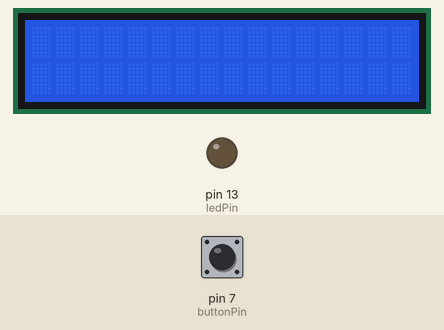
Bench run of a sketch on a simulated Arduino Uno, built with avr-gcc and run on an emulated ATmega328P. Parts: 16×2 character LCD, output pins drawn as LEDs (lit = HIGH). Inputs (shaded band) come from the test bench; at power-on: pin 7 (buttonPin) HIGH.

Above: at 1.2 s.
1.3 s: pin 7 (buttonPin) pulled LOW for 0.15 s
At 3.1 s:
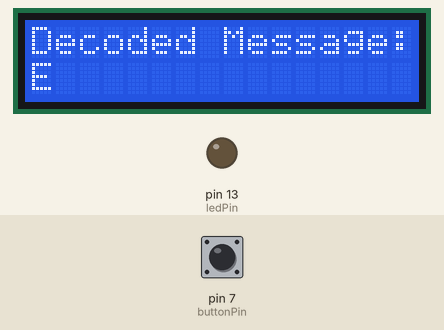
3.9 s: pin 7 (buttonPin) pulled LOW for 1 s
At 6.3 s:
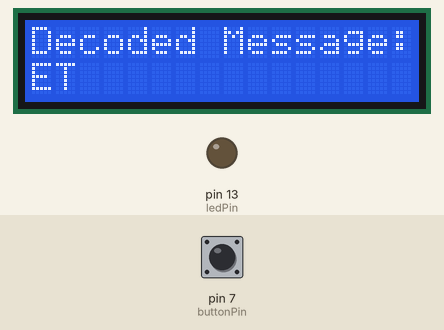
7.4 s: pin 7 (buttonPin) pulled LOW for 0.15 s
At 8.9 s:
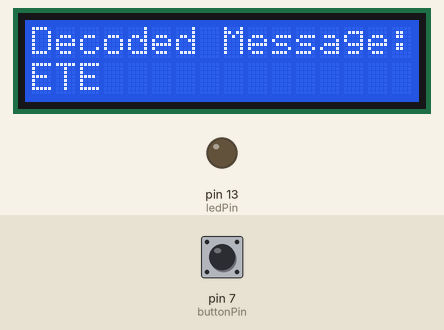
10.0 s: pin 7 (buttonPin) pulled LOW for 3.2 s
At 15.1 s:
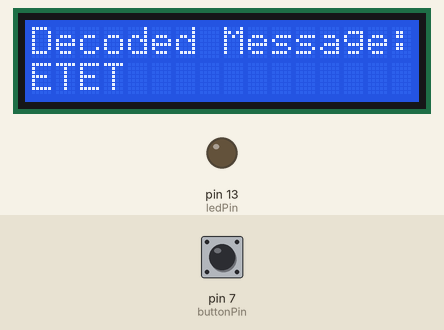
15.7 s: pin 7 (buttonPin) pulled LOW for 0.15 s
At 17.7 s:
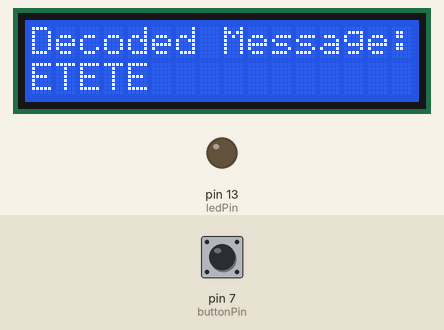
18.3 s: pin 7 (buttonPin) pulled LOW for 1 s
At 21.0 s:
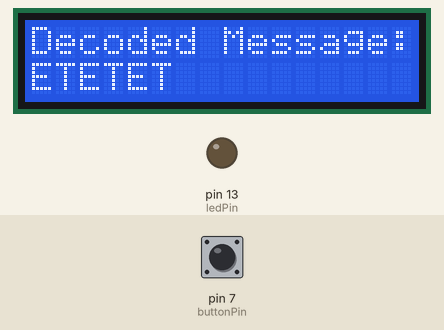
Timing chart, 0 to 22.5 s (numbered marks = the images above; inputs shaded):
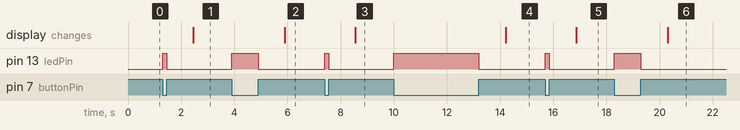

The sketch:

morse_code.ino
```cpp
/*
Lucky Cat
 /\_/\
( ^_^ )
 > ~ <
*/

#include <LiquidCrystal.h>

const int buttonPin = 7;
const int ledPin = 13;
String morseCode = "";
String decodedMessage = "";
unsigned long pressStartTime = 0;
bool previousButtonState = LOW;
bool currentButtonState = LOW;
unsigned long lastPressTime = 0;

LiquidCrystal lcd(12, 11, 5, 4, 3, 2); // RS, E, D4, D5, D6, D7

String morseToChar(String morse) {
  if (morse == "...---...") return "[ERASE]"; //erase last letter
  if (morse == ".-.-.-") return "[NEW LINE]"; //new line
  if (morse == "---...") return " "; //space

  if (morse == ".-") return "A";
  if (morse == "-...") return "B";
  if (morse == "-.-.") return "C";
  if (morse == "-..") return "D";
  if (morse == ".") return "E";
  if (morse == "..-.") return "F";
  if (morse == "--.") return "G";
  if (morse == "....") return "H";
  if (morse == "..") return "I";
  if (morse == ".---") return "J";
  if (morse == "-.-") return "K";
  if (morse == ".-..") return "L";
  if (morse == "--") return "M";
  if (morse == "-.") return "N";
  if (morse == "---") return "O";
  if (morse == ".--.") return "P";
  if (morse == "--.-") return "Q";
  if (morse == ".-.") return "R";
  if (morse == "...") return "S";
  if (morse == "-") return "T";
  if (morse == "..-") return "U";
  if (morse == "...-") return "V";
  if (morse == ".--") return "W";
  if (morse == "-..-") return "X";
  if (morse == "-.--") return "Y";
  if (morse == "--..") return "Z";
  if (morse == "-----") return "0";
  if (morse == ".----") return "1";
  if (morse == "..---") return "2";
  if (morse == "...--") return "3";
  if (morse == "....-") return "4";
  if (morse == ".....") return "5";
  if (morse == "-....") return "6";
  if (morse == "--...") return "7";
  if (morse == "---..") return "8";
  if (morse == "----.") return "9";
  return "";
}

void setup() {
  pinMode(buttonPin, INPUT_PULLUP);
  pinMode(ledPin, OUTPUT);
  lcd.begin(16, 2);
  lcd.clear();
}

void loop() {
  currentButtonState = !digitalRead(buttonPin);

  if (currentButtonState && !previousButtonState) {
    pressStartTime = millis();
    digitalWrite(ledPin, HIGH);
  }

  if (!currentButtonState && previousButtonState) {
    digitalWrite(ledPin, LOW);
    unsigned long pressDuration = millis() - pressStartTime;

    if (pressDuration < 300) {
      morseCode += ".";
    } else {
      morseCode += "-";
    }
    lastPressTime = millis();
    delay(300); // debounce delay
  }

  if (morseCode.length() > 0 && millis() - lastPressTime > 1000) { // time constraint to end character
    String decodedChar = morseToChar(morseCode);

    if (decodedChar == "[ERASE]") { // Erase the last letter
      if (decodedMessage.length() > 0) {
        decodedMessage.remove(decodedMessage.length() - 1);
      }
    }
    else if (decodedChar == "[NEW LINE]") { // New line
      decodedMessage += "\n";
    }
    else {
      decodedMessage += decodedChar;
    }

    morseCode = "";
    lcd.clear();
    lcd.print("Decoded Message:");
    lcd.setCursor(0, 1);
    lcd.print(decodedMessage);
  }

  previousButtonState = currentButtonState;
}
```

Measured:
- after the input at 1.3 s, pin 13 (ledPin): LOW → HIGH at once, → LOW 0.15 s later; the display: changes after 1.2 s (image 1)
- after the input at 3.9 s, pin 13 (ledPin): LOW → HIGH at once, → LOW 1.0 s later; the display: changes after 2.0 s (image 2)
- after the input at 7.4 s, pin 13 (ledPin): LOW → HIGH at once, → LOW 0.15 s later; the display: changes after 1.2 s (image 3)
- after the input at 10.0 s, pin 13 (ledPin): LOW → HIGH at once, → LOW 3.2 s later; the display: changes after 4.2 s (image 4)
- after the input at 15.7 s, pin 13 (ledPin): LOW → HIGH at once, → LOW 0.15 s later; the display: changes after 1.2 s (image 5)
- after the input at 18.3 s, pin 13 (ledPin): LOW → HIGH at once, → LOW 1.0 s later; the display: changes after 2.0 s (image 6)
